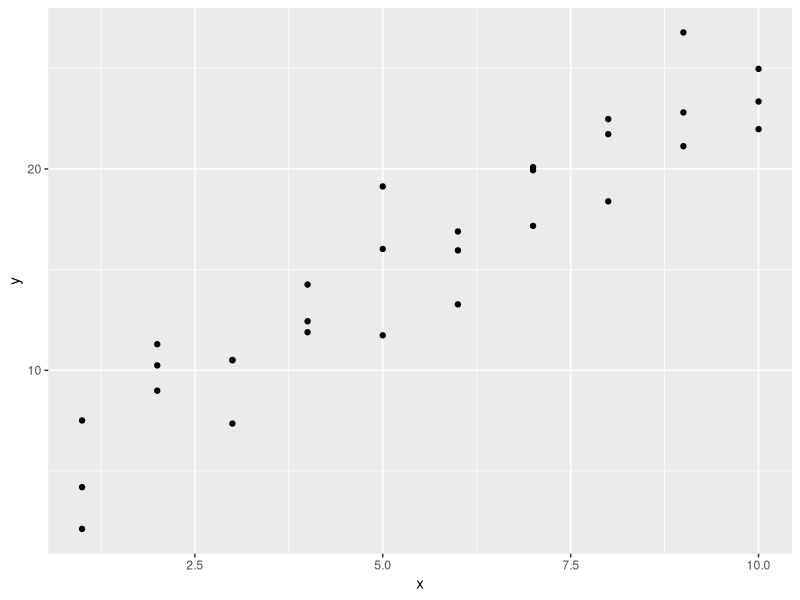
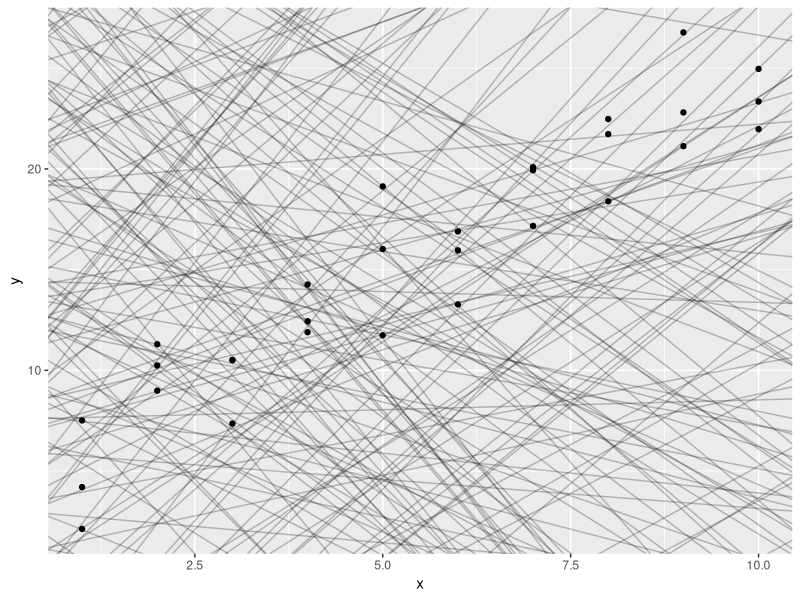
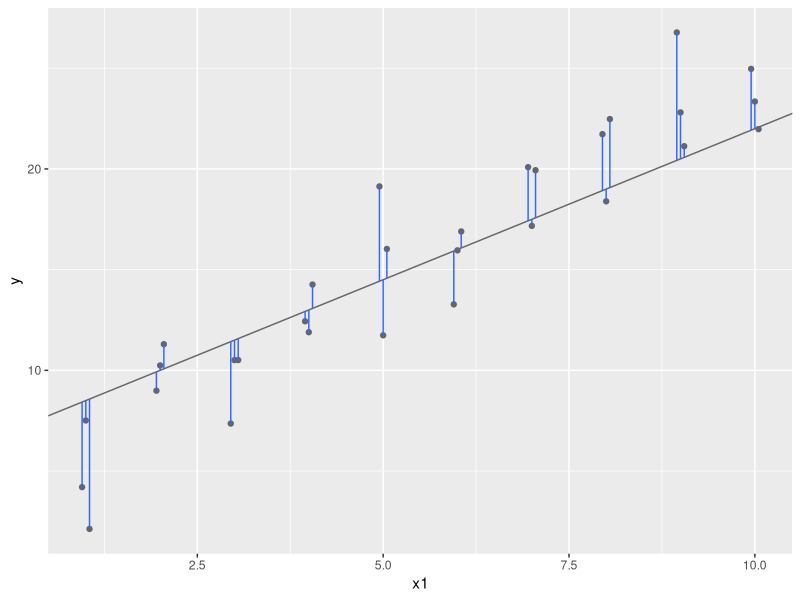
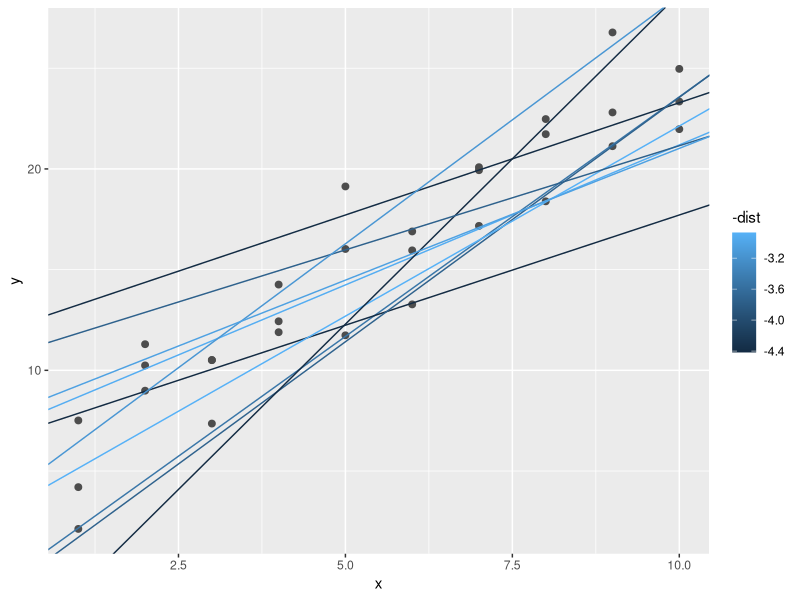
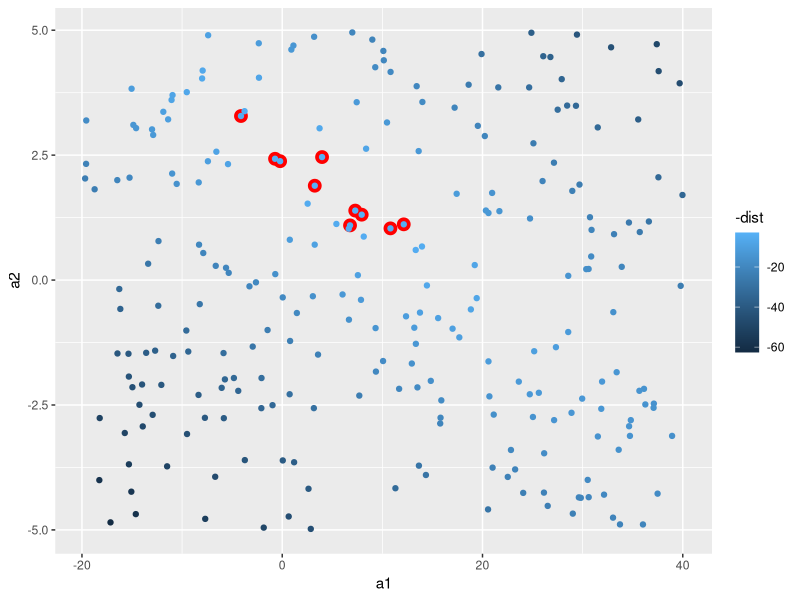
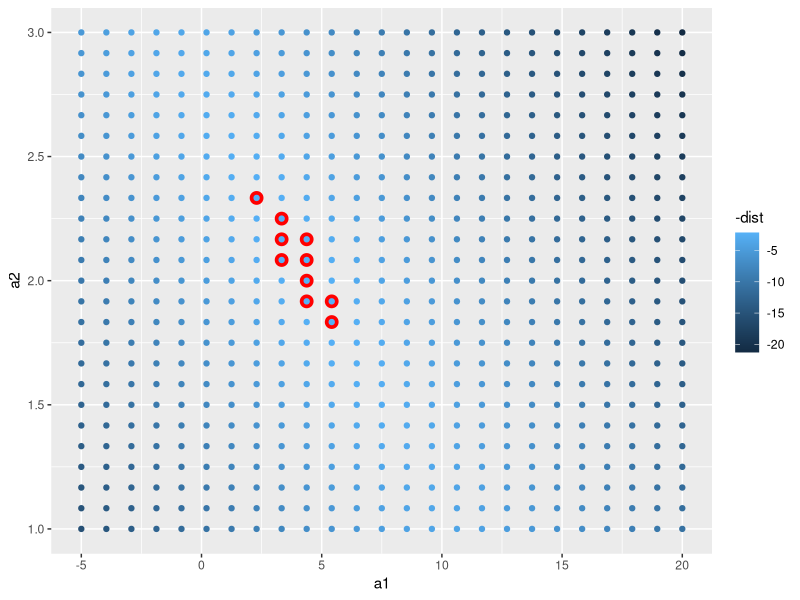
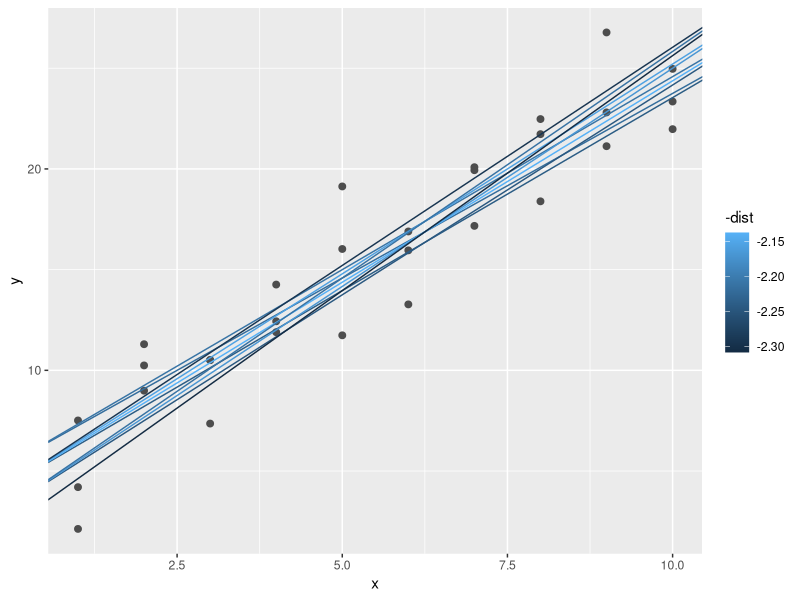
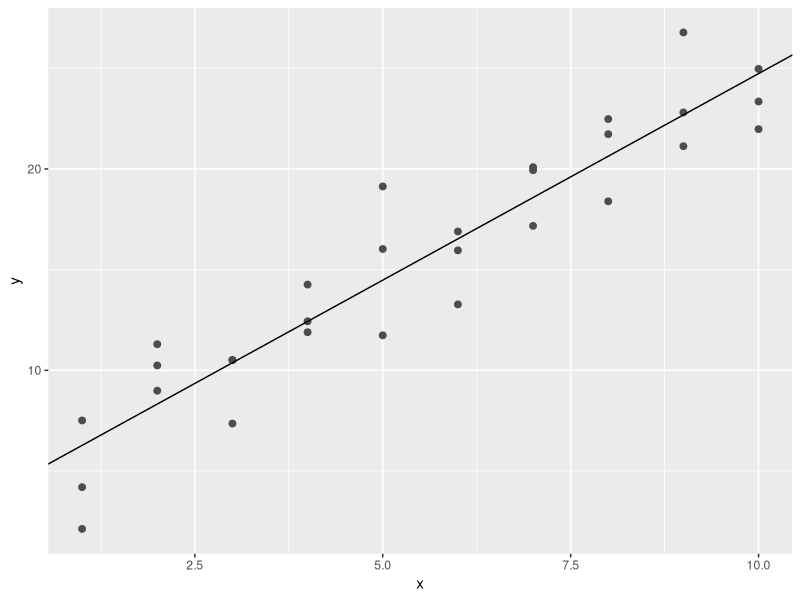

Reproduce these figures in R, in order. (Note: this script raises an error after producing the figures.)
## ---- chunk 1
library(tidyverse)

library(modelr)
options(na.action = na.warn)
## ---- chunk 2
ggplot(sim1, aes(x, y)) +
  geom_point()
## ---- chunk 3
modelos <- tibble(
  a1 = runif(250, -20, 40),
  a2 = runif(250, -5, 5)
)

ggplot(sim1, aes(x, y)) +
  geom_abline(aes(intercept = a1, slope = a2), data = modelos, alpha = 1 / 4) +
  geom_point()
## ---- chunk 4
dist1 <- sim1 %>%
  mutate(
    dodge = rep(c(-1, 0, 1) / 20, 10),
    x1 = x + dodge,
    pred = 7 + x1 * 1.5
  )

ggplot(dist1, aes(x1, y)) +
  geom_abline(intercept = 7, slope = 1.5, colour = "grey40") +
  geom_point(colour = "grey40") +
  geom_linerange(aes(ymin = y, ymax = pred), colour = "#3366FF")
## ---- chunk 5
model1 <- function(a, data) {
  a[1] + data$x * a[2]
}
model1(c(7, 1.5), sim1)
## ---- chunk 6
measure_distance <- function(mod, data) {
  diff <- data$y - model1(mod, data)
  sqrt(mean(diff^2))
}
measure_distance(c(7, 1.5), sim1)
## ---- chunk 7
sim1_dist <- function(a1, a2) {
  measure_distance(c(a1, a2), sim1)
}

modelos <- modelos %>%
  mutate(dist = purrr::map2_dbl(a1, a2, sim1_dist))
modelos
## ---- chunk 8
ggplot(sim1, aes(x, y)) +
  geom_point(size = 2, colour = "grey30") +
  geom_abline(
    aes(intercept = a1, slope = a2, colour = -dist),
    data = filter(modelos, rank(dist) <= 10)
  )
## ---- chunk 9
ggplot(modelos, aes(a1, a2)) +
  geom_point(data = filter(modelos, rank(dist) <= 10), size = 4, colour = "red") +
  geom_point(aes(colour = -dist))
## ---- chunk 10
grid <- expand.grid(
  a1 = seq(-5, 20, length = 25),
  a2 = seq(1, 3, length = 25)
) %>%
  mutate(dist = purrr::map2_dbl(a1, a2, sim1_dist))

grid %>%
  ggplot(aes(a1, a2)) +
  geom_point(data = filter(grid, rank(dist) <= 10), size = 4, colour = "red") +
  geom_point(aes(colour = -dist))
## ---- chunk 11
ggplot(sim1, aes(x, y)) +
  geom_point(size = 2, colour = "grey30") +
  geom_abline(
    aes(intercept = a1, slope = a2, colour = -dist),
    data = filter(grid, rank(dist) <= 10)
  )
## ---- chunk 12
best <- optim(c(0, 0), measure_distance, data = sim1)
best$par

ggplot(sim1, aes(x, y)) +
  geom_point(size = 2, colour = "grey30") +
  geom_abline(intercept = best$par[1], slope = best$par[2])
## ---- chunk 13
sim1_mod <- lm(y ~ x, data = sim1)
coef(sim1_mod)
## ---- chunk 14
sim1a <- tibble(
  x = rep(1:10, each = 3),
  y = x * 1.5 + 6 + rt(length(x), df = 2)
)
## ---- chunk 15
measure_distance <- function(mod, data) {
  diff <- data$y - model1(mod, data)
  mean(abs(diff))
}
## ---- chunk 16
model1 <- function(a, data) {
  a[1] + data$x * a[2] + a[3]
}
## ---- chunk 17
grid <- sim1 %>%
  data_grid(x)
grid
## ---- chunk 18
grid <- grid %>%
  add_predictions(sim1_mod)
grid
## ---- chunk 19
ggplot(sim1, aes(x)) +
  geom_point(aes(y = y)) +
  geom_line(aes(y = pred), data = grid, colour = "red", size = 1)
## ---- chunk 20
sim1 <- sim1 %>%
  add_residuals(sim1_mod)
sim1
## ---- chunk 21
ggplot(sim1, aes(resid)) +
  geom_freqpoly(binwidth = 0.5)
## ---- chunk 22
ggplot(sim1, aes(x, resid)) +
  geom_ref_line(h = 0) +
  geom_point()
## ---- chunk 23
df <- tribble(
  ~y, ~x1, ~x2,
  4, 2, 5,
  5, 1, 6
)
model_matrix(df, y ~ x1)
## ---- chunk 24
model_matrix(df, y ~ x1 - 1)
## ---- chunk 25
model_matrix(df, y ~ x1 + x2)
## ---- chunk 26
df <- tribble(
  ~genero, ~respuesta,
  "masculino", 1,
  "femenino", 2,
  "masculino", 1
)
model_matrix(df, respuesta ~ genero)
## ---- chunk 27
ggplot(sim2) +
  geom_point(aes(x, y))
## ---- chunk 28
mod2 <- lm(y ~ x, data = sim2)

grid <- sim2 %>%
  data_grid(x) %>%
  add_predictions(mod2)
grid
## ---- chunk 29
ggplot(sim2, aes(x)) +
  geom_point(aes(y = y)) +
  geom_point(data = grid, aes(y = pred), colour = "red", size = 4)
## ---- chunk 30
tibble(x = "e") %>%
  add_predictions(mod2)
## ---- chunk 31
ggplot(sim3, aes(x1, y)) +
  geom_point(aes(colour = x2))
## ---- chunk 32
mod1 <- lm(y ~ x1 + x2, data = sim3)
mod2 <- lm(y ~ x1 * x2, data = sim3)
## ---- chunk 33
grid <- sim3 %>%
  data_grid(x1, x2) %>%
  gather_predictions(mod1, mod2)
grid
## ---- chunk 34
ggplot(sim3, aes(x1, y, colour = x2)) +
  geom_point() +
  geom_line(data = grid, aes(y = pred)) +
  facet_wrap(~model)
## ---- chunk 35
sim3 <- sim3 %>%
  gather_residuals(mod1, mod2)

ggplot(sim3, aes(x1, resid, colour = x2)) +
  geom_point() +
  facet_grid(model ~ x2)
## ---- chunk 36
mod1 <- lm(y ~ x1 + x2, data = sim4)
mod2 <- lm(y ~ x1 * x2, data = sim4)

grid <- sim4 %>%
  data_grid(
    x1 = seq_range(x1, 5),
    x2 = seq_range(x2, 5)
  ) %>%
  gather_predictions(mod1, mod2)
grid
## ---- chunk 37
seq_range(c(0.0123, 0.923423), n = 5)
seq_range(c(0.0123, 0.923423), n = 5, pretty = TRUE)
## ---- chunk 38
x1 <- rcauchy(100)
seq_range(x1, n = 5)
seq_range(x1, n = 5, trim = 0.10)
seq_range(x1, n = 5, trim = 0.25)
seq_range(x1, n = 5, trim = 0.50)
## ---- chunk 39
x2 <- c(0, 1)
seq_range(x2, n = 5)
seq_range(x2, n = 5, expand = 0.10)
seq_range(x2, n = 5, expand = 0.25)
seq_range(x2, n = 5, expand = 0.50)
## ---- chunk 40
ggplot(grid, aes(x1, x2)) +
  geom_tile(aes(fill = pred)) +
  facet_wrap(~model)
## ---- chunk 41
ggplot(grid, aes(x1, pred, colour = x2, group = x2)) +
  geom_line() +
  facet_wrap(~model)
ggplot(grid, aes(x2, pred, colour = x1, group = x1)) +
  geom_line() +
  facet_wrap(~model)
## ---- chunk 42
df <- tribble(
  ~y, ~x,
  1, 1,
  2, 2,
  3, 3
)
model_matrix(df, y ~ x^2 + x)
model_matrix(df, y ~ I(x^2) + x)
## ---- chunk 43
model_matrix(df, y ~ poly(x, 2))
## ---- chunk 44
library(splines)
model_matrix(df, y ~ ns(x, 2))
## ---- chunk 45
sim5 <- tibble(
  x = seq(0, 3.5 * pi, length = 50),
  y = 4 * sin(x) + rnorm(length(x))
)

ggplot(sim5, aes(x, y)) +
  geom_point()
## ---- chunk 46
mod1 <- lm(y ~ splines::ns(x, 1), data = sim5)
mod2 <- lm(y ~ splines::ns(x, 2), data = sim5)
mod3 <- lm(y ~ splines::ns(x, 3), data = sim5)
mod4 <- lm(y ~ splines::ns(x, 4), data = sim5)
mod5 <- lm(y ~ splines::ns(x, 5), data = sim5)

grid <- sim5 %>%
  data_grid(x = seq_range(x, n = 50, expand = 0.1)) %>%
  gather_predictions(mod1, mod2, mod3, mod4, mod5, .pred = "y")

ggplot(sim5, aes(x, y)) +
  geom_point() +
  geom_line(data = grid, colour = "red") +
  facet_wrap(~model)
## ---- chunk 47
df <- tribble(
  ~x, ~y,
  1, 2.2,
  2, NA,
  3, 3.5,
  4, 8.3,
  NA, 10
)

mod <- lm(y ~ x, data = df)
## ---- chunk 48
mod <- lm(y ~ x, data = df, na.action = na.exclude)
## ---- chunk 49
nobs(mod)
